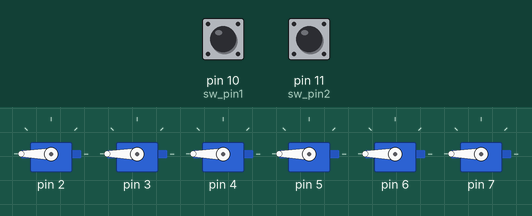
The sketch below on a simulated Arduino Uno, built with avr-gcc and run on an emulated ATmega328P. Shown: 6 × servo. The inputs (shaded band) are chosen by the test bench; at power-on: pin 10 (sw_pin1) LOW, pin 11 (sw_pin2) LOW.

Above: at 1.2 s.
1.3 s: pin 10 (sw_pin1) pulled HIGH for 0.15 s
At 3.2 s:
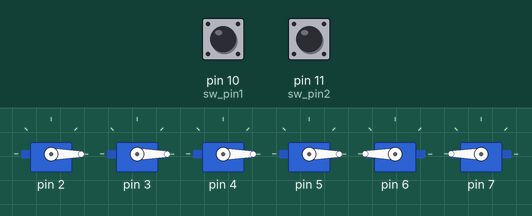
3.5 s: pin 11 (sw_pin2) pulled HIGH for 0.15 s
At 5.0 s:
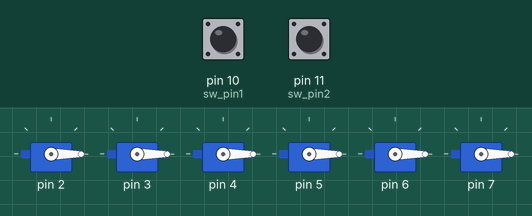
5.3 s: pin 10 (sw_pin1) pulled HIGH for 1 s
At 5.75 s:
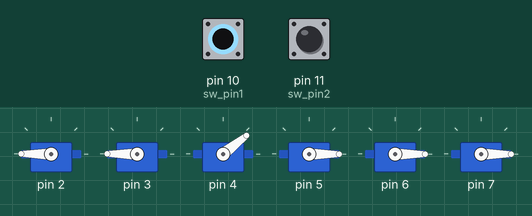
8.3 s: pin 11 (sw_pin2) pulled HIGH for 1 s
10.9 s: pin 10 (sw_pin1) pulled HIGH for 0.15 s
At 11.35 s:
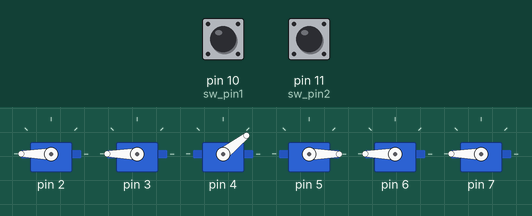
13.1 s: pin 11 (sw_pin2) pulled HIGH for 0.15 s
At 14.9 s:
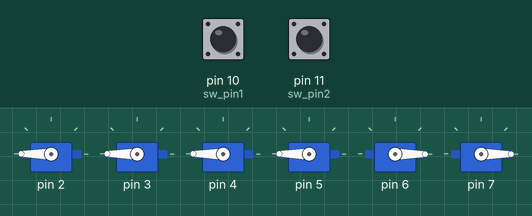
Timing chart, 0 to 15.9 s (numbered marks = the images above; inputs shaded):
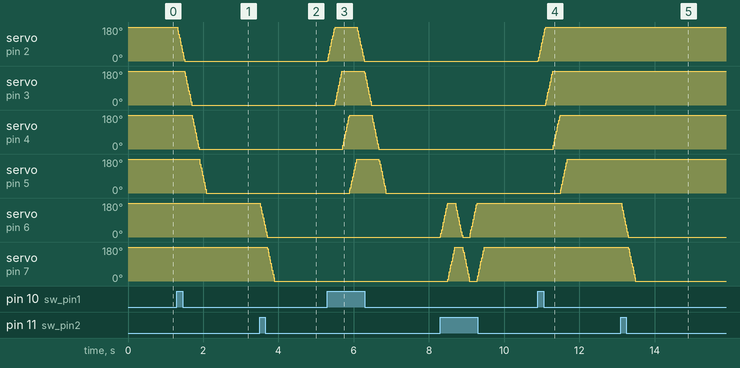

Measured:
- after the input at 1.3 s, servo on pin 2: moves from 180° to 0° over 0.20 s, starting at once; servo on pin 3: moves from 180° to 0° over 0.18 s, starting after 0.21 s; servo on pin 4: moves from 180° to 0° over 0.18 s, starting after 0.41 s; servo on pin 5: moves from 180° to 0° over 0.18 s, starting after 0.60 s
- after the input at 3.5 s, servo on pin 6: moves from 180° to 0° over 0.20 s, starting at once; servo on pin 7: moves from 180° to 0° over 0.18 s, starting after 0.21 s
- after the input at 5.3 s, servo on pin 2: rises from 0° to 180° in 0.20 s, then falls to 0° in 0.78 s; servo on pin 3–5: rises from 0° to 180° in 0.18 s, then falls to 0° in 0.78 s
- after the input at 10.9 s, servo on pin 2: moves from 0° to 180° over 0.20 s, starting at once; servo on pin 3: moves from 0° to 180° over 0.18 s, starting after 0.21 s; servo on pin 4: moves from 0° to 180° over 0.18 s, starting after 0.41 s; servo on pin 5: moves from 0° to 180° over 0.18 s, starting after 0.60 s
- after the input at 13.1 s, servo on pin 6: moves from 180° to 0° over 0.20 s, starting at once; servo on pin 7: moves from 180° to 0° over 0.18 s, starting after 0.21 s

The sketch:

servo_wave_switch.ino
```cpp
#include <Servo.h>

#define INTERVAL 1
const int sw_pin1 = 10;
const int sw_pin2 = 11;
boolean sw_state1 = false;
boolean sw_state2 = false;
boolean arm_forward1 = true;
boolean arm_forward2 = true;


Servo g_servo[6];

void setup()
{
  for(int i = 0; i < 6; i++){
    g_servo[i].attach(i + 2);
  }
  pinMode(sw_pin1, INPUT);
  pinMode(sw_pin2, INPUT);

  for(int i = 0; i < 6; i++){
    g_servo[i].write(180);
    //delay(interval);
    //Serial.println("Servo3: " + i);
  }

  Serial.begin(9600);

}

int Map(int iIn, int iIn1, int iIn2, int iOut1, int iOut2, boolean bConstrain = false )
{
  double dValue = (double)(iIn - iIn1) * (iOut2 - iOut1) / (iIn2 - iIn1) + iOut1;
  int iValue = (0 < dValue) ? (int)(dValue + 0.5) : (int)(dValue - 0.5);
  if( bConstrain )
	{
	  int iOutMin, iOutMax;
	  if( iOut1 < iOut2 )
	  {
		  iOutMin= iOut1;
		  iOutMax= iOut2;
	  }
	  else
	  {
		  iOutMin= iOut2;
		  iOutMax= iOut1;
	  }
	  if( iOutMin > iValue )
	  {
                  return iOutMin;
	  }
	  if( iOutMax < iValue )
	  {
		  return iOutMax;
	  }
  }
  return iValue;
}

void loop()
{
  //int iValue = digitalRead(SWICTH);
  //int iAngle = Map(iValue, 0, 1023, 0, 180, true);

  int current_state1 = digitalRead(sw_pin1);
  int current_state2 = digitalRead(sw_pin2);

  if(current_state1){
    sw_state1 = true;
  }

  if(current_state2){
    sw_state2 = true;
  }

  if(sw_state1 && !arm_forward1){
    for(int i = 0; i < 4; i++){
      forward(i, INTERVAL);
    }
//    pre_state = HIGH;
    arm_forward1 = true;
    sw_state1 = false;
  }
  else if(sw_state1 && arm_forward1){
     for(int i = 0; i < 4; i++){
      reverse(i, INTERVAL);
    }
//    pre_state = LOW;
    arm_forward1 = false;
    sw_state1 = false;
  }
  else{
  }

  if(sw_state2 && !arm_forward2){
    for(int i = 4; i < 6; i++){
      forward(i, INTERVAL);
    }
//    pre_state = HIGH;
    arm_forward2 = true;
    sw_state2 = false;
  }

  else if(sw_state2 && arm_forward2){
     for(int i = 4; i < 6; i++){
      reverse(i, INTERVAL);
    }
//    pre_state = LOW;
    arm_forward2 = false;
    sw_state2 = false;
  }

  else{
  }

//  for(int i = 0; i <= 180; i++){
//    for(int j = 0; j < 3; j++){
//    g_servo[j].write(i);
//    }
//    delay(INTERVAL);
//  }
//
//  delay(1000);
//
//  for(int i = 180; i >= 0; i--){
//    for(int j = 0; j < 3; j++){
//    g_servo[j].write(i);
//    }
//    delay(INTERVAL);
//  }
//
//  delay(1000);
}

void forward(int s_number, int interval){
   for(int i = 0; i <= 180; i++){
    g_servo[s_number].write(i);
    delay(interval);
    //Serial.println("Servo3: " + i);
  }
}

void reverse(int s_number, int interval){
  for(int i = 180; i >= 0; i--){
    g_servo[s_number].write(i);
    delay(interval);
    //Serial.println("Servo3: " + i);
  }
}
```
